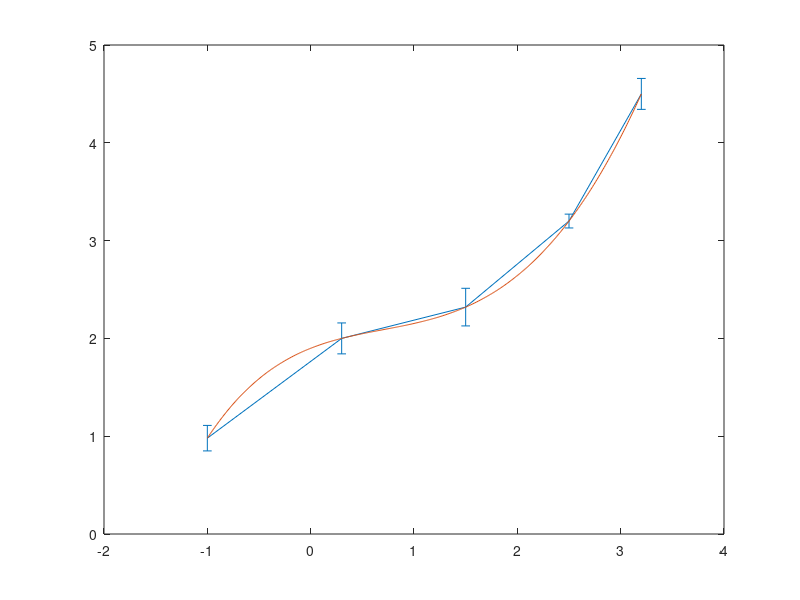
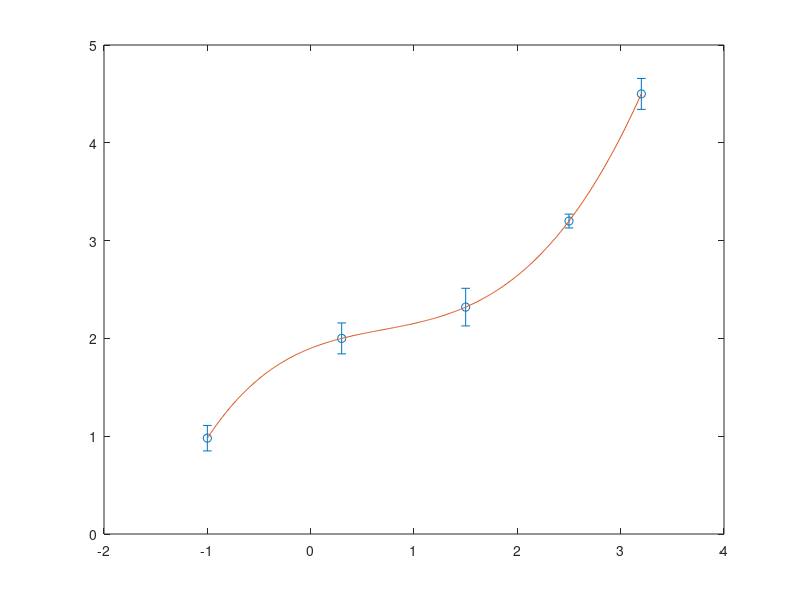

These charts were generated, in order, by the following MATLAB code:
%% Ja ir uzdotas mērījumu sērijas
Um = [-1  0.3  1.5  2.5  3.2];
Im = [1.1  2.2  2.1  3.2  4.7;
      0.9  1.8  2.6  3.3  4.5;
      1.0  2.0  2.4  3.2  4.3;
      0.8  1.9  2.2  3.1  4.4;
      1.1  2.1  2.3  3.2  4.6];
% Katra mērījumu sērija ir uzdota kā jauna matricas rinda
% Lai rezultāts būtu pareizs, matrica ir jātransponē ' 
plot(Um,Im' ,'o-')
% meklēsim vidējo vērtību
Iv = mean(Im)
% atradīsim vidējo novirzi
Ikluda = std(Im)
% uzzīmēsim grafiku
errorbar(Um,Iv,Ikluda)
% atkal nejauka lauzta līnija
C = polyfit(Um,Iv,4);
U = -1:0.01:3.2;
I = polyval(C,U);
errorbar(Um,Iv,Ikluda)
hold on
plot(U,I)
hold off
% manuāli no grafika jānoņem lauztā līnija
% aktivizējam bultiņu figure logā 
% klikšķinām un līnijas ar labo pogu
% izvēlēsimies LineStyle none

% 2.variants 
figure
errorbar(Um,Iv,Ikluda, 'o')
hold on
plot(U,I)
hold off